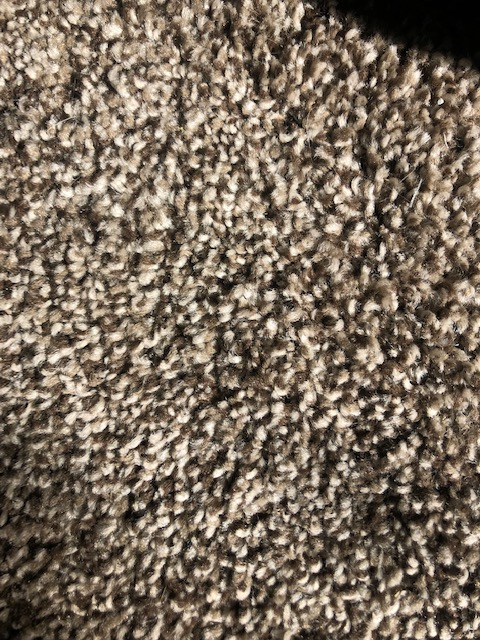
#> input picture utils/generate_shapes/object_textures/IMG_4080.jpg, 480 x 640 px; its folder holds only this picture in this run
$ python generate_compile.py
#> lines starting #> are read from the running program, lines starting #| are printed output that depends on the picture; after the words box and inside, x2 and y2 are one past the last pixel; in counts of white or black regions, pixels touching at a corner belong together
import matplotlib.pyplot as plt
import numpy as np
from scipy.special import binom
from skimage.draw import random_shapes
import cv2
import os
import random

# looks or pixels in a certain range of color and returns a mask
def black_mask_return_mask(img):

    # Color range for black
    keepl = np.array([255, 230, 230])
    keeph = np.array([255, 255, 255])
    keep_mask = cv2.inRange(img, keepl, keeph)

    # Returns an image where all the pixels that were light blue are now all white
    return keep_mask


def black_to_image(blacked_img_og, background_image):


    # makes a copy of the blacked image
    blacked_img = blacked_img_og.copy()

    # gets dimensions of the blacked_image
    height, width, channels = blacked_img.shape

    # resize the background image to match the blacked out image
    background_image = cv2.resize(background_image, (width, height))


    # get all the blacked pixels
    blk_mask = black_mask_return_mask(blacked_img)

    # all pixels that were not black are going to have the blacked out image on them
    blacked_img[blk_mask != 0] = [0, 0, 0] # possibly useless

    # all pixels that were black are going to have the background image on them
    background_image[blk_mask == 0] = [0, 0, 0]

    # add the two together
    img = background_image + blacked_img


    return img


def getBackgroundPaths(basePath):

    if not basePath.endswith("/"):

        basePath += "/"

    backgrounds = []

    for path in  os.listdir(basePath):

        backgrounds.append(basePath + path)

    return backgrounds

def getRandBackground(backgrounds):

    index = random.randint(0, len(backgrounds) -1)

    return backgrounds[index]

backgrounds = getBackgroundPaths("./object_textures/")


#https://stackoverflow.com/questions/50731785/create-random-shape-contour-using-matplotlib
bernstein = lambda n, k, t: binom(n,k)* t**k * (1.-t)**(n-k)

def bezier(points, num=200):
    N = len(points)
    t = np.linspace(0, 1, num=num)
    curve = np.zeros((num, 2))
    for i in range(N):
        curve += np.outer(bernstein(N - 1, i, t), points[i])
    return curve

class Segment():
    def __init__(self, p1, p2, angle1, angle2, **kw):
        self.p1 = p1; self.p2 = p2
        self.angle1 = angle1; self.angle2 = angle2
        self.numpoints = kw.get("numpoints", 100)
        r = kw.get("r", 0.3)
        d = np.sqrt(np.sum((self.p2-self.p1)**2))
        self.r = r*d
        self.p = np.zeros((4,2))
        self.p[0,:] = self.p1[:]
        self.p[3,:] = self.p2[:]
        self.calc_intermediate_points(self.r)

    def calc_intermediate_points(self,r):
        self.p[1,:] = self.p1 + np.array([self.r*np.cos(self.angle1),
                                    self.r*np.sin(self.angle1)])
        self.p[2,:] = self.p2 + np.array([self.r*np.cos(self.angle2+np.pi),
                                    self.r*np.sin(self.angle2+np.pi)])
        self.curve = bezier(self.p,self.numpoints)


def get_curve(points, **kw):
    segments = []
    for i in range(len(points)-1):
        seg = Segment(points[i,:2], points[i+1,:2], points[i,2],points[i+1,2],**kw)
        segments.append(seg)
    curve = np.concatenate([s.curve for s in segments])
    return segments, curve

def ccw_sort(p):
    d = p-np.mean(p,axis=0)
    s = np.arctan2(d[:,0], d[:,1])
    return p[np.argsort(s),:]

def get_bezier_curve(a, rad=0.2, edgy=0):
    """ given an array of points *a*, create a curve through
    those points.
    *rad* is a number between 0 and 1 to steer the distance of
          control points.
    *edgy* is a parameter which controls how "edgy" the curve is,
           edgy=0 is smoothest."""
    p = np.arctan(edgy)/np.pi+.5
    a = ccw_sort(a)
    a = np.append(a, np.atleast_2d(a[0,:]), axis=0)
    d = np.diff(a, axis=0)
    ang = np.arctan2(d[:,1],d[:,0])
    f = lambda ang : (ang>=0)*ang + (ang<0)*(ang+2*np.pi)
    ang = f(ang)
    ang1 = ang
    ang2 = np.roll(ang,1)
    ang = p*ang1 + (1-p)*ang2 + (np.abs(ang2-ang1) > np.pi )*np.pi
    ang = np.append(ang, [ang[0]])
    a = np.append(a, np.atleast_2d(ang).T, axis=1)
    s, c = get_curve(a, r=rad, method="var")
    x,y = c.T
    return x,y, a


def get_random_points(n=5, scale=0.8, mindst=None, rec=0):
    """ create n random points in the unit square, which are *mindst*
    apart, then scale them."""
    mindst = mindst or .7/n
    a = np.random.rand(n,2)
    d = np.sqrt(np.sum(np.diff(ccw_sort(a), axis=0), axis=1)**2)
    if np.all(d >= mindst) or rec>=200:
        return a*scale
    else:
        return get_random_points(n=n, scale=scale, mindst=mindst, rec=rec+1)


rad = 0.05
edgy = 0.01
image_size = 500

out = cv2.VideoWriter('../compiled_shapes_organic.avi',cv2.VideoWriter_fourcc(*'DIVX'), 15, (500,500))

for i in range(20000):

    a = get_random_points(n=45, scale=1)

    print("new shape: ", i)

    # set of py coordinates, and set of x cooridinates
    x,y, _ = get_bezier_curve(a,rad=rad, edgy=edgy)

    contours = []
    for j in range(len(x) - 1):

        point = [None, None]
        point[0] = int(x[j] * image_size)
        point[1] = int(y[j] * image_size)
        contours.append(point)

    contours = np.asarray(contours)

    image = np.zeros((image_size, image_size, 3), np.uint8)
    cv2.fillPoly(image, pts = [contours], color =(255,255,255))
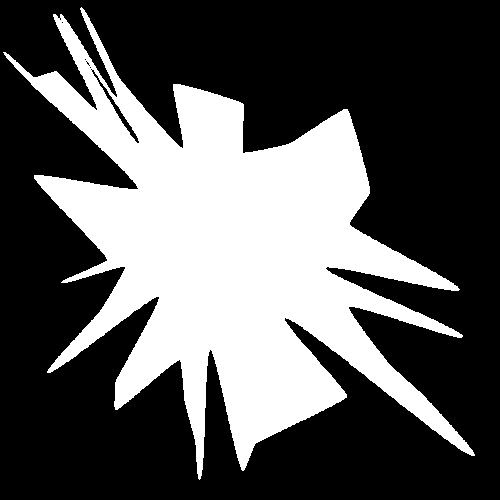
#> image: shape (500, 500, 3); 34.1% white; 1 white region, box (x1, y1, x2, y2) and area: (3, 7, 475, 480) 85330

    #closing all open windows
    cv2.destroyAllWindows()

    background = cv2.imread(getRandBackground(backgrounds))
#> background is the input picture: shape (640, 480, 3); mean B, G, R 93.8, 109.3, 123.3

    image = black_to_image(image, background)
#> in black_to_image, `background_image = cv2.resize(background_image, (width, height))`:
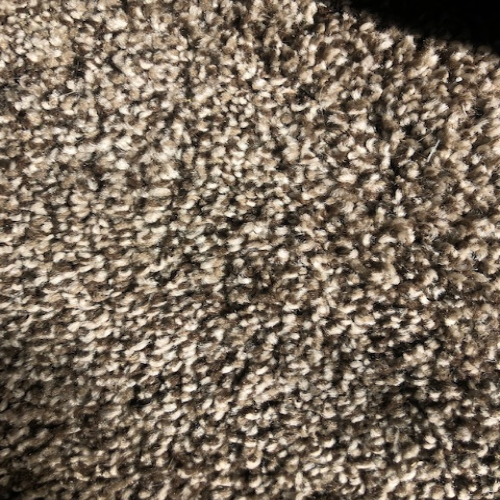
#> background_image: shape (500, 500, 3); mean of channels 0, 1, 2 93.7, 109.2, 123.2; drawn as B, G, R
#> in black_to_image, `blacked_img[blk_mask != 0] = [0, 0, 0]`: blacked_img: shape (500, 500, 3); every value is 0
#> in black_to_image, `background_image[blk_mask == 0] = [0, 0, 0]`:
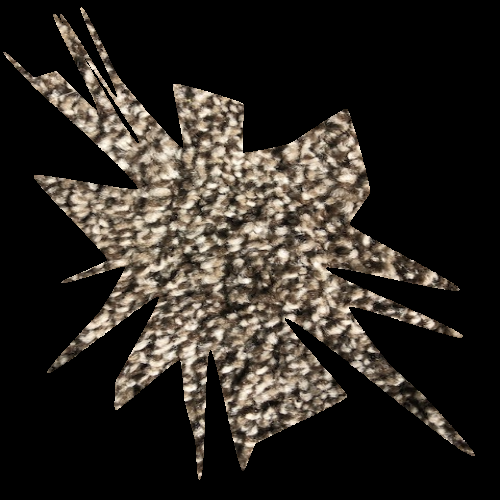
#> background_image: shape (500, 500, 3); mean of channels 0, 1, 2 34.9, 40.4, 45.2; drawn as B, G, R
#> (the run stopped early here; a loop or call above may not have finished)
